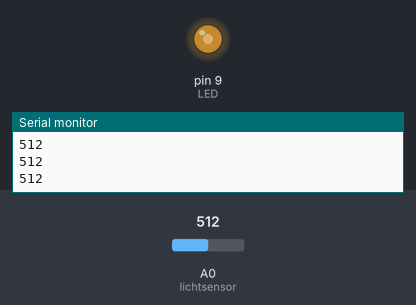
Bench run of a sketch on a simulated Arduino Uno, built with avr-gcc and run on an emulated ATmega328P. On the bench: output pins drawn as LEDs (lit = HIGH), the last lines printed to the serial monitor. Inputs (shaded band) come from the test bench; at power-on: A0 (lichtsensor) = 512.

Above: at 1.2 s.
1.3 s: A0 (lichtsensor) set to 716
At 2.2 s:
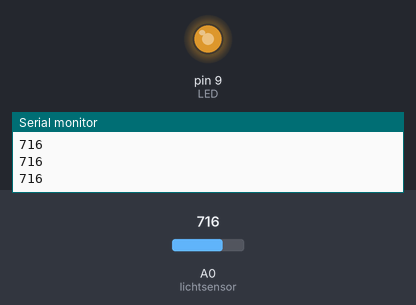
2.8 s: A0 (lichtsensor) set to 900
At 3.5 s:
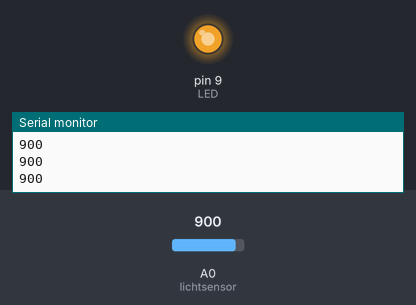
4.3 s: A0 (lichtsensor) set to 122
At 4.8 s:
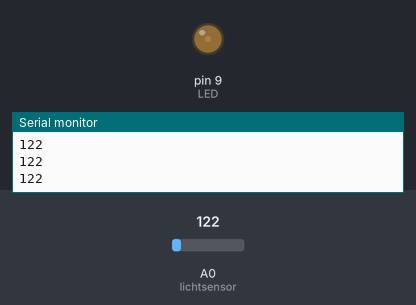
5.8 s: A0 (lichtsensor) set to 0
At 6.2 s:
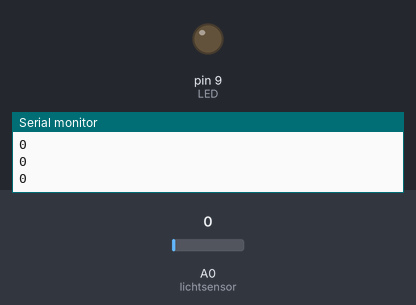
7.3 s: A0 (lichtsensor) set to 511
At 8.6 s:
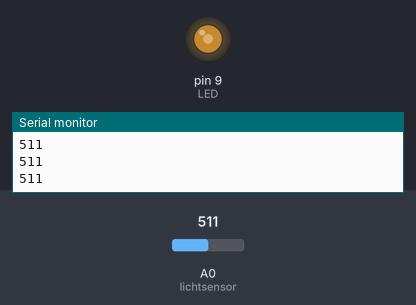
Timing chart, 0 to 9.8 s (numbered marks = the images above; inputs shaded):
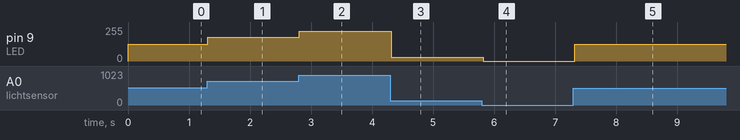

The sketch:

lichtsensor-ADI.ino
```cpp
const int lichtsensor = A0;
int lichtwaarde = 0;
const int LED = 9; //voor variabele stroom moet poort met ~
int LEDwaarde = 0;

void setup() {
  // put your setup code here, to run once:
  pinMode(lichtsensor, INPUT);
  pinMode(LED, OUTPUT);
  Serial.begin(9600);
}

void loop() {
  // put your main code here, to run repeatedly:
  lichtwaarde = analogRead(lichtsensor);
  LEDwaarde = map(lichtwaarde, 0, 1023, 0, 255);
  analogWrite(LED,LEDwaarde);
  Serial.println(lichtwaarde);
  delay(100);
}
```

Measured:
- after the input at 1.3 s, pin 9 (LED): 127/255 → 178/255 at once
- after the input at 2.8 s, pin 9 (LED): 178/255 → 224/255 at once
- after the input at 4.3 s, pin 9 (LED): 224/255 → 30/255 at once
- after the input at 5.8 s, pin 9 (LED): 30/255 → 0/255 at once
- after the input at 7.3 s, pin 9 (LED): 0/255 → 127/255 at once
